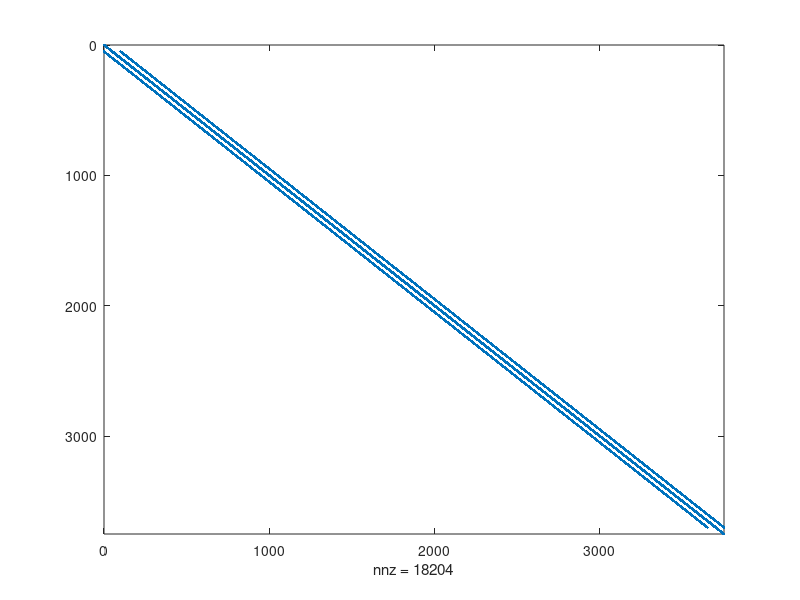
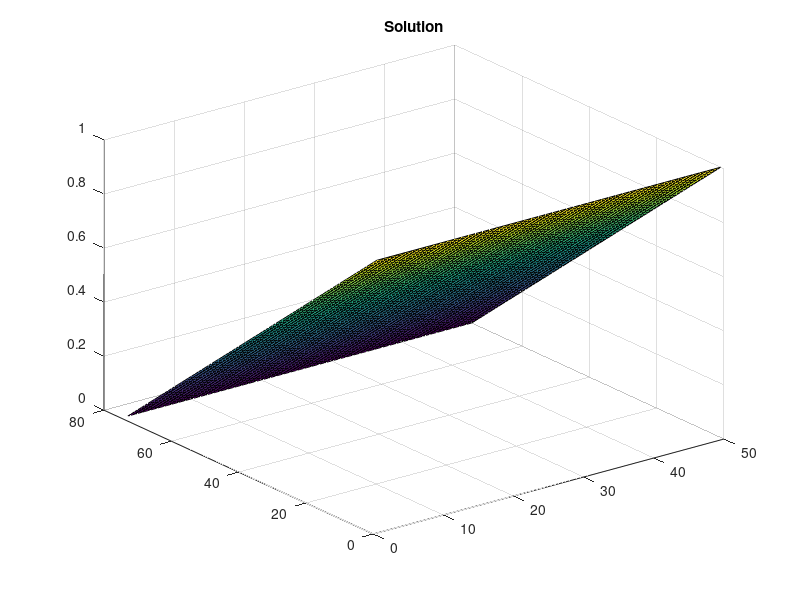
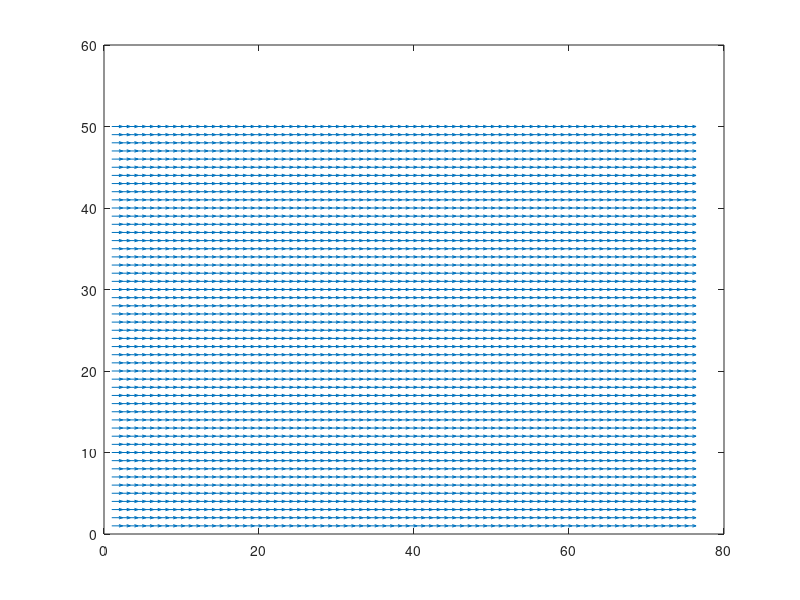

These figures' MATLAB source, in order:
clc; close all; clear all;

nx = 75; % # of colums
ny = 50; % # of rows
G = sparse(nx*ny,ny*nx);
F = zeros(nx*ny,1);

for i = 1:nx
    for j = 1:ny
        n = j + (i-1) * ny;     % middle
        nxm = j + (i-2) * ny;   % right
        nxp = j + i * ny;       % left
        nym = j-1 + (i-1) * ny; % top
        nyp = j+1 + (i-1) * ny; % down
        if i == 1 %Left Boundary V=Vo
            G(n,n) = 1;
            F(n,1) = 1;
        elseif i == nx %Right Boundary V=0
            G(n,n) = 1;
        elseif j == 1 %Bottom
            G(n,n) = -3;
            G(n,nxm) = 1;
            G(n,nxp) = 1;
            G(n,nyp) = 1;
        elseif j == ny %Top
            G(n,n) = -3;
            G(n,nxm) = 1;
            G(n,nxp) = 1;
            G(n,nym) = 1;
        else %Middle 
            G(n,n) = -4;
            G(n,nxm) = 1;
            G(n,nxp) = 1;
            G(n,nym) = 1;
            G(n,nyp) = 1;
        end
    end
end


figure('name', 'G Matrix');
spy(G);

V = G\F;
Vmap = reshape(V, [ny, nx]); % Reshaping Vector to a matrix
figure('name', 'Solution');
surf(Vmap'), title('Solution');

figure('name', 'Quiver');
[Ex,Ey] = gradient(Vmap);
quiver(-Ex,-Ey,1);